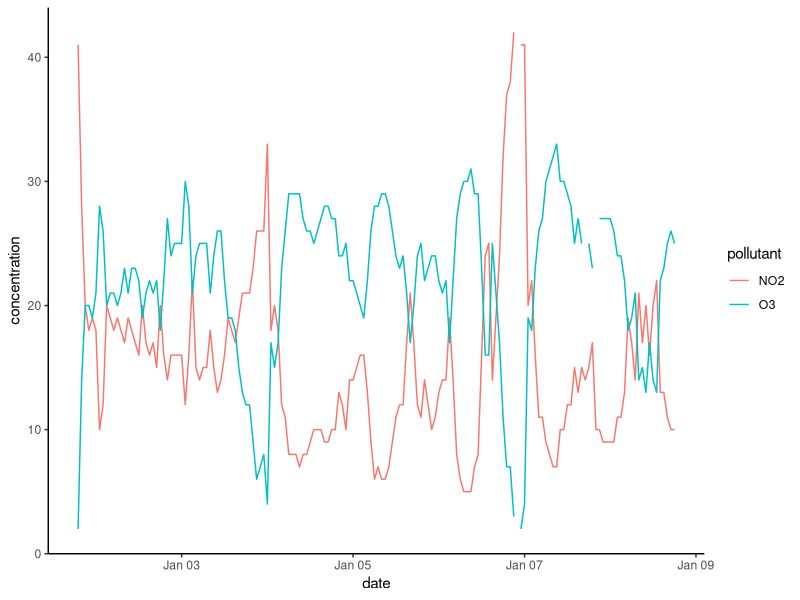

The R source for this figure:
## ---- chunk 1
knitr::opts_chunk$set(echo = TRUE)
## ---- chunk 2
# Look at me go mom
x <- 2+2
x
## ---- chunk 3
library(tidyverse) 
library(knitr)
airPol <- read_csv("./data/Toronto_60433_2018_Jan2to8.csv",
                   na = "-999")
kable(airPol[1:5, ], 
      caption = "Example table of airborne pollutant levels used for Figure 1.")


ggplot(airPol, aes(date, concentration, colour = pollutant)) +
  geom_line() +
  theme_classic()
